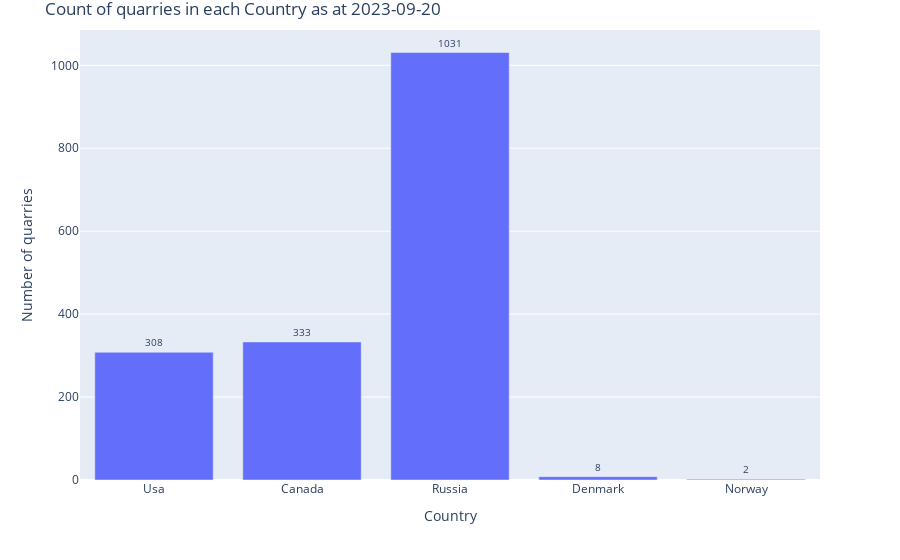

Write notebook code for a chart like this one.
### Markdown cell above
# `landuse=quarry`

### Code cell
import requests
import geopandas as gpd
import json
import plotly.express as px

URL = 'https://api.ohsome.org/v1/elements/count/groupBy/boundary'

# Read the GeoJSON file containing the bounding polygon
with open('data/boundary_cont_discon.geojson', 'r') as geojson_file:
    bounding_polygon_geojson = json.load(geojson_file)



# Define the request parameters and make the post request
data = {
"bpolys": json.dumps(bounding_polygon_geojson),  # Convert GeoJSON to JSON string
"time": "2023-09-20",
"filter": "landuse=quarry",
"format": "json"
 }

response = requests.post(URL, data=data)
results = response.json()
#print(results)
group_objects = [item['groupByObject'] for item in results['groupByResult']]
values = [item['result'][0]['value'] for item in results['groupByResult']]

# Create a bar chart using Plotly
fig = px.bar(x=group_objects, y=values, labels={'x': 'Group Object', 'y': 'Value'}, text=values)
fig.update_layout(
    title='Count of quarries in each Country as at 2023-09-20',
    xaxis_title='Country',
    yaxis_title='Number of quarries'
)

# Customize the text placement
fig.update_traces(texttemplate='%{text}',textfont=dict(size=10), textposition='outside')
fig.update_layout(margin=dict(t=30))
fig.show()

### Figure 1 — Plotly figure (JSON) as saved in the notebook; plotly's stock layout.template omitted (floating-point values rounded to 4 significant figures)
{"data": [{"alignmentgroup": "True", "hovertemplate": "Group Object=%{x}<br>Value=%{y}<br>text=%{text}<extra></extra>", "legendgroup": "", "marker": {"color": "#636efa", "pattern": {"shape": ""}}, "name": "", "offsetgroup": "", "orientation": "v", "showlegend": false, "text": [308, 333, 1031, 8, 2], "textfont": {"size": 10}, "textposition": "outside", "texttemplate": "%{text}", "type": "bar", "x": ["Usa", "Canada", "Russia", "Denmark", "Norway"], "xaxis": "x", "y": [308, 333, 1031, 8, 2], "yaxis": "y"}], "layout": {"autosize": true, "barmode": "relative", "legend": {"tracegroupgap": 0}, "margin": {"t": 30}, "title": {"text": "Count of quarries in each Country as at 2023-09-20"}, "xaxis": {"anchor": "y", "autorange": true, "domain": [0, 1], "range": [-0.5, 4.5], "title": {"text": "Country"}, "type": "category"}, "yaxis": {"anchor": "x", "autorange": true, "domain": [0, 1], "range": [0, 1085.0], "title": {"text": "Number of quarries"}, "type": "linear"}}}
